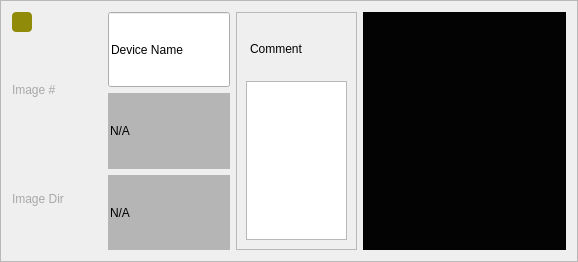
       <widget class="QFrame" name="frame_Main_Basic">
        <property name="styleSheet">
         <string notr="true">#frame_Main_Basic{
border:1px solid rgb(168,168,168)
}</string>
        </property>
        <property name="frameShape">
         <enum>QFrame::StyledPanel</enum>
        </property>
        <property name="frameShadow">
         <enum>QFrame::Raised</enum>
        </property>
        <layout class="QGridLayout" name="gridLayout" columnstretch="1,3,3,5">
         <item row="0" column="3">
          <widget class="QFrame" name="frame_FourTerminalPicture">
           <property name="styleSheet">
            <string notr="true">image: url(:/Pictures/Pictures/Four Terminal.png);
background-color: rgb(3, 3, 3);</string>
           </property>
           <property name="frameShape">
            <enum>QFrame::StyledPanel</enum>
           </property>
           <property name="frameShadow">
            <enum>QFrame::Raised</enum>
           </property>
          </widget>
         </item>
         <item row="0" column="1">
          <layout class="QVBoxLayout" name="verticalLayout_Main_Basic2">
           <item>
            <widget class="QLineEdit" name="lineEdit_Device_Name">
             <property name="sizePolicy">
              <sizepolicy hsizetype="Expanding" vsizetype="Preferred">
               <horstretch>0</horstretch>
               <verstretch>0</verstretch>
              </sizepolicy>
             </property>
             <property name="minimumSize">
              <size>
               <width>80</width>
               <height>20</height>
              </size>
             </property>
             <property name="text">
              <string>Device Name</string>
             </property>
             <property name="alignment">
              <set>Qt::AlignLeading|Qt::AlignLeft|Qt::AlignVCenter</set>
             </property>
            </widget>
           </item>
           <item>
            <widget class="QLineEdit" name="lineEdit_ImageNumber">
             <property name="sizePolicy">
              <sizepolicy hsizetype="Expanding" vsizetype="Preferred">
               <horstretch>0</horstretch>
               <verstretch>0</verstretch>
              </sizepolicy>
             </property>
             <property name="minimumSize">
              <size>
               <width>80</width>
               <height>20</height>
              </size>
             </property>
             <property name="toolTip">
              <string>Updates when scan starts</string>
             </property>
             <property name="styleSheet">
              <string notr="true">#lineEdit_ImageNumber{
background: rgb(181, 181, 181);
border: grey;
}</string>
             </property>
             <property name="text">
              <string>N/A</string>
             </property>
             <property name="alignment">
              <set>Qt::AlignLeading|Qt::AlignLeft|Qt::AlignVCenter</set>
             </property>
             <property name="readOnly">
              <bool>true</bool>
             </property>
            </widget>
           </item>
           <item>
            <widget class="QLineEdit" name="lineEdit_ImageDir">
             <property name="sizePolicy">
              <sizepolicy hsizetype="Expanding" vsizetype="Preferred">
               <horstretch>0</horstretch>
               <verstretch>0</verstretch>
              </sizepolicy>
             </property>
             <property name="minimumSize">
              <size>
               <width>80</width>
               <height>20</height>
              </size>
             </property>
             <property name="toolTip">
              <string>Updates when scan starts</string>
             </property>
             <property name="styleSheet">
              <string notr="true">#lineEdit_ImageDir{
background: rgb(181, 181, 181);
border: grey;
}</string>
             </property>
             <property name="text">
              <string>N/A</string>
             </property>
             <property name="alignment">
              <set>Qt::AlignLeading|Qt::AlignLeft|Qt::AlignVCenter</set>
             </property>
             <property name="readOnly">
              <bool>true</bool>
             </property>
            </widget>
           </item>
          </layout>
         </item>
         <item row="0" column="0">
          <layout class="QVBoxLayout" name="verticalLayout_Main_Basic1" stretch="1,1,1">
           <item>
            <widget class="QPushButton" name="pushButton_Servers">
             <property name="sizePolicy">
              <sizepolicy hsizetype="Fixed" vsizetype="Fixed">
               <horstretch>0</horstretch>
               <verstretch>0</verstretch>
              </sizepolicy>
             </property>
             <property name="minimumSize">
              <size>
               <width>20</width>
               <height>20</height>
              </size>
             </property>
             <property name="maximumSize">
              <size>
               <width>20</width>
               <height>20</height>
              </size>
             </property>
             <property name="styleSheet">
              <string notr="true">#pushButton_Servers{
background: rgb(144, 140, 9);
 border-radius: 4px;
}</string>
             </property>
             <property name="text">
              <string/>
             </property>
            </widget>
           </item>
           <item>
            <widget class="QLabel" name="label_ImageNum">
             <property name="minimumSize">
              <size>
               <width>90</width>
               <height>0</height>
              </size>
             </property>
             <property name="styleSheet">
              <string notr="true">#label_ImageNum{
color: rgb(168, 168, 168)
}</string>
             </property>
             <property name="text">
              <string>Image #</string>
             </property>
            </widget>
           </item>
           <item>
            <widget class="QLabel" name="label_ImageDir">
             <property name="minimumSize">
              <size>
               <width>90</width>
               <height>0</height>
              </size>
             </property>
             <property name="styleSheet">
              <string notr="true">#label_ImageDir{
color: rgb(168, 168, 168)
}</string>
             </property>
             <property name="text">
              <string>Image Dir</string>
             </property>
            </widget>
           </item>
          </layout>
         </item>
         <item row="0" column="2">
          <widget class="QFrame" name="frame_3">
           <property name="frameShape">
            <enum>QFrame::StyledPanel</enum>
           </property>
           <property name="frameShadow">
            <enum>QFrame::Raised</enum>
           </property>
           <layout class="QGridLayout" name="gridLayout_9" rowstretch="1,3" columnstretch="1,1">
            <item row="0" column="0">
             <widget class="QLabel" name="label_31">
              <property name="minimumSize">
               <size>
                <width>60</width>
                <height>20</height>
               </size>
              </property>
              <property name="styleSheet">
               <string notr="true">#label_ImageNum{
color: rgb(168, 168, 168)
}</string>
              </property>
              <property name="text">
               <string>Comment</string>
              </property>
              <property name="alignment">
               <set>Qt::AlignCenter</set>
              </property>
             </widget>
            </item>
            <item row="0" column="1">
             <spacer name="horizontalSpacer">
              <property name="orientation">
               <enum>Qt::Horizontal</enum>
              </property>
              <property name="sizeHint" stdset="0">
               <size>
                <width>187</width>
                <height>20</height>
               </size>
              </property>
             </spacer>
            </item>
            <item row="1" column="0" colspan="2">
             <widget class="QTextEdit" name="textEdit_Comment">
              <property name="toolTip">
               <string>Comment will be added after the scan finished</string>
              </property>
             </widget>
            </item>
           </layout>
          </widget>
         </item>
        </layout>
       </widget>
